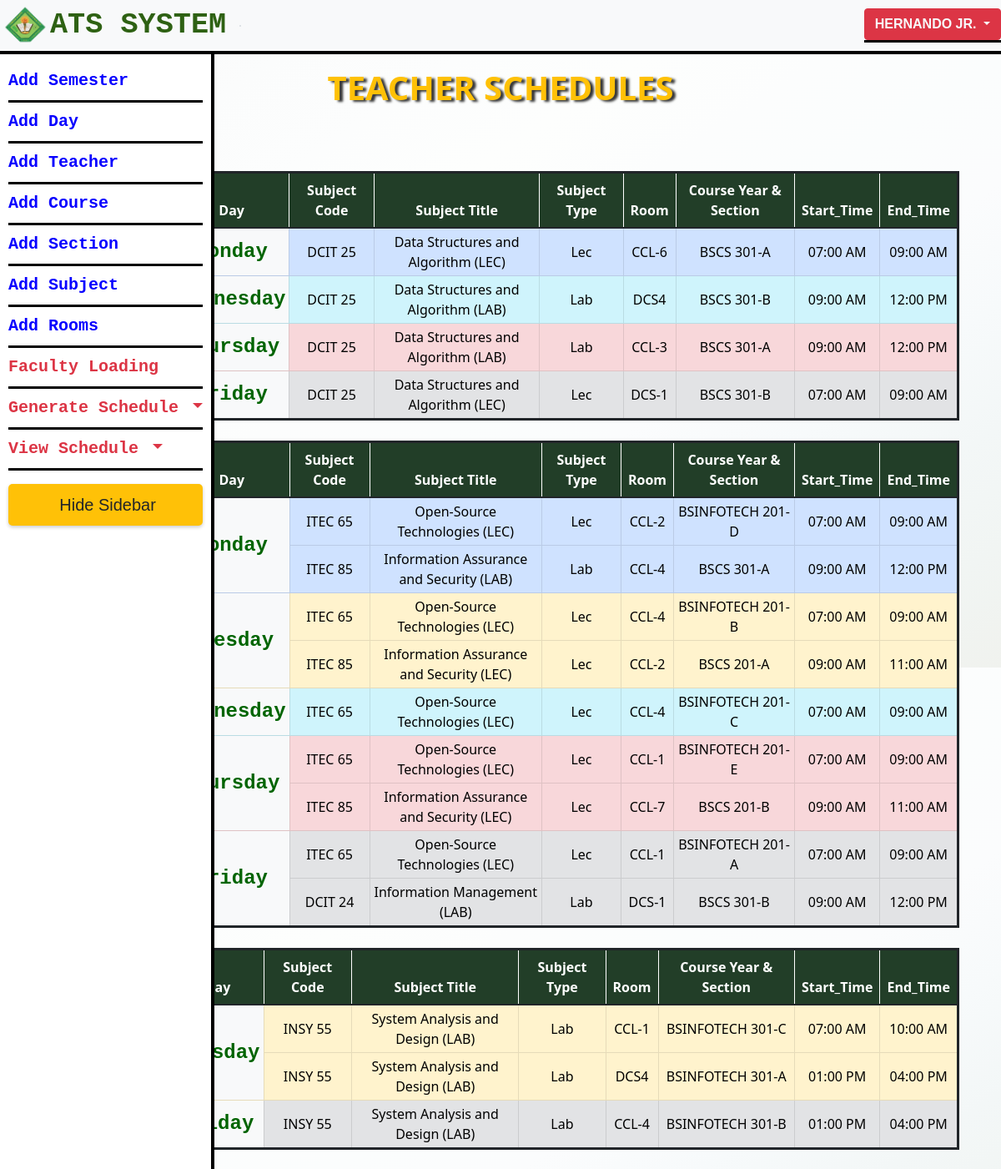
Page /view_teacher_schedule.php (signed in, upper part) on the committed database.
### tables this page shows
CREATE TABLE `users` (
  `id` int(11) NOT NULL,
  `name` varchar(255) NOT NULL,
  `email` varchar(255) NOT NULL,
  `password` varchar(255) NOT NULL,
  `login_attempts` int(11) DEFAULT 0,
  `last_failed_login` timestamp NULL DEFAULT NULL
);

CREATE TABLE `faculty_loadings` (
  `id` int(11) NOT NULL,
  `schedcode` varchar(10) NOT NULL,
  `teacher` varchar(255) NOT NULL,
  `subject_code` varchar(255) NOT NULL,
  `subject_description` varchar(255) NOT NULL,
  `subject_type` enum('Lec','Lab') DEFAULT NULL,
  `subject_units` int(11) NOT NULL,
  `subject_hours` double DEFAULT NULL,
  `section_name` varchar(50) DEFAULT NULL,
  `course_name` varchar(50) DEFAULT NULL,
  `section_year` varchar(255) DEFAULT NULL,
  `course_year_section` varchar(255) NOT NULL,
  `start_time` time DEFAULT NULL,
  `end_time` time DEFAULT NULL,
  `day` varchar(10) DEFAULT NULL,
  `room_name` varchar(255) NOT NULL,
  `room_type` varchar(255) NOT NULL
);

### view_teacher_schedule.php (the view, shortened to what this page needs)
<?php
include 'database_connection.php';
include 'index.php';
echo '
<!DOCTYPE html>
<html>
<head>
    <link rel="stylesheet" href="https://cdnjs.cloudflare.com/ajax/libs/bootstrap/5.0.2/css/bootstrap.min.css">
    <h1 style="  text-shadow: 4px 2px 3px rgba(0, .5, 0, .80);" class="fw-bolder text-center text-warning mt-3 text-outline">TEACHER SCHEDULES</H1>
<script>
// Handle Ctrl+P key press event
document.addEventListener("keydown", function(event) {
    if (event.ctrlKey && event.key === "p" || "P") {
        event.preventDefault(); // Prevent default print action
        window.location.href = "view_teacher_generatePDF.php"; // Redirect to generatePDF.php
    }
});
</script>';
function calculateRowspan($teacher, $day) {
    global $conn;
    $countQuery = "SELECT COUNT(*) AS num_rows FROM faculty_loadings WHERE teacher = '$teacher' AND day = '$day'";
    $countResult = $conn->query($countQuery);
    if ($countResult !== false && $countResult->num_rows > 0) {
        $countRow = $countResult->fetch_assoc();
        return $countRow['num_rows'];
    }
    return 1;
}
$sql = "SELECT DISTINCT teacher FROM faculty_loadings ORDER BY teacher ASC";
$result = $conn->query($sql);
if ($result !== false && $result->num_rows > 0) {
    echo '<div class="container print-page">';
    while ($row = $result->fetch_assoc()) {
        $teacher = $row['teacher'];
        $sql = "SELECT * FROM faculty_loadings WHERE teacher = '$teacher' ORDER BY FIELD(day, 'Monday', 'Tuesday', 'Wednesday', 'Thursday', 'Friday'), start_time, end_time";
        $scheduleResult = $conn->query($sql);
if ($scheduleResult !== false && $scheduleResult->num_rows > 0) {
    echo '<table class="table mt-4 print-table table-bordered table table-hover">';
    echo '<thead class="fw-bolder bg-dark text-light"><tr><th>Teacher</th><th>Day</th><th>Subject Code</th><th>Subject Title</th><th>Subject Type</th></th><th>Room</th><th>Course Year & Section</th><th>Start_Time</th><th>End_Time</th></tr></thead>';
    echo '<tbody>';
    $firstRow = true;
$previousDay = "";
while ($scheduleRow = $scheduleResult->fetch_assoc()) {
    $day = $scheduleRow['day'];
    $bgColorClass = '';
    if ($day == 'Monday') {
        $bgColorClass = 'table-primary';
    } elseif ($day == 'Tuesday') {
        $bgColorClass = 'table-warning';
    } elseif ($day == 'Wednesday') {
        $bgColorClass = 'table-info';
    } elseif ($day == 'Thursday') {
        $bgColorClass = 'table-danger';
    } elseif ($day == 'Friday') {
        $bgColorClass = 'table-secondary';
    }
    echo '<tr class="' . $bgColorClass . '">';
    if ($firstRow) {
        $firstRow = false;
        echo '<td class="header_row bg-light" rowspan="' . $scheduleResult->num_rows . '">' . $teacher . '</td>';
    }
    if ($day != $previousDay) {
        $rowspan = calculateRowspan($teacher, $day);
        echo '<td class="header_row bg-light" rowspan="' . $rowspan . '">' . $day . '</td>';
    }
    echo '<td>' . $scheduleRow['subject_code'] . '</td>';
    echo '<td>' . $scheduleRow['subject_description'] . '</td>';
    echo '<td>' . $scheduleRow['subject_type'] . '</td>';
    echo '<td>' . $scheduleRow['room_name'] . '</td>';
    echo '<td>' . $scheduleRow['course_year_section'] . '</td>';
    $start_time = date("h:i A", strtotime($scheduleRow['start_time']));
    $end_time = date("h:i A", strtotime($scheduleRow['end_time']));
    echo '<td>' . $start_time . '</td>';
    echo '<td>' . $end_time . '</td>';
    echo '</tr>';
    $previousDay = $day;
}
}
    }
}

### index.php (shortened to what this page needs)
<?php
include 'database_connection.php';
?>
<!doctype html>
<html lang="en">
<head>
    <link href="https://cdn.jsdelivr.net/npm/bootstrap@5.0.2/dist/css/bootstrap.min.css" rel="stylesheet"
>
    <link rel="stylesheet" href="css/index.css">
    <link rel="stylesheet" href="https://cdn.jsdelivr.net/npm/bootstrap@5.1.3/dist/css/bootstrap.min.css"
>
</head>
<body style="background-color: #d5fefd; background-image: linear-gradient(to left top, #f0f2ee, #f1f5f3, #f3f7f7, #f7fafb, #fbfcfd, #fbfdfd, #fcfdfd, #fdfefd, #fcfdfd, #fbfcfc, #fafafa, #f9f9f9);"
    class="d-flex flex-column min-vh-100" ;>
    <nav class="navbar navbar-expand bg-light sticky-top">
        <a class="navbar-brand" href="dashboard.php">
            <div class="d-flex align-items-center">
            <img src="logos/CVSU_LOGO.png" alt="Logo" id="logo" class="sidebar-toggle-image">
                </div>
                <span class="navbar-brand-label"
                        style="color: #2e6113; font-family: Consolas, monospace; font-size: 2.2rem;">ATS SYSTEM</span>
        </a>
        <div class=" bg-gray text-warning border ms-12  fw-bolder ">
            <?php
            if (isset($_SESSION['user_id'])) {
                $user_id = $_SESSION['user_id'];
                $sql = "SELECT * FROM users WHERE id='$user_id'";
                $result = mysqli_query($conn, $sql);
                $user_data = mysqli_fetch_assoc($result);
            }
            ?>
        </div>
        <div class="navbar-nav ms-auto">
            <li class="nav-item dropdown">
                <div class="dropdown">
                    <button class="fw-bolder btn btn-danger  text-center text-light dropdown-toggle" type="button"
                        id="userDropdown" data-bs-toggle="dropdown" aria-expanded="false">
                        <?php echo $user_data['name']; ?>
                    </button>
                </div>
        </div>
    </nav>
    <div class="container-fluid wrapper">
        <div class="d-flex content">
            <div class="sidebar">
                <ul class="navbar-nav">
                    <li class="nav-item">
                        <a class="nav-link hover-color" href="semester_list.php">Add Semester</a>
                    </li>
                    <li class="nav-item">
                        <a class="nav-link hover-color" href="days_list.php">Add Day</a>
                    </li>
                    <li class="nav-item">
                        <a class="nav-link hover-color" href="teacher_list.php">Add Teacher</a>
                    </li>
                    <li class="nav-item">
                        <a class="nav-link hover-color" href="course_list.php">Add Course</a>
                    </li>
                    <li class="nav-item">
                        <a class="nav-link hover-color" href="section_list.php">Add Section</a>
                    </li>
                    <li class="nav-item">
                        <a class="nav-link hover-color" href="subject_list.php">Add Subject</a>
                    </li>
                    <li class="nav-item">
                        <a class="nav-link hover-color" href="room_list.php">Add Rooms</a>
                    </li>
                    <li class="nav-item">
                        <a class="nav-link hover-color text-danger" href="faculty_loading_list.php">Faculty Loading</a>
                    </li>
                    <li class="nav-item dropdown">
                        <a class="nav-link hover-color dropdown-toggle text-danger" href="#" id="scheduleDropdown" role="button"
                            data-bs-toggle="dropdown" aria-expanded="false">
                            Generate Schedule
                        </a>
                    </li>
                </ul>
                <li class="nav-item dropdown">
                    <a class="nav-link hover-color dropdown-toggle text-danger" href="#" id="scheduleDropdown" role="button"
                        data-bs-toggle="dropdown" aria-expanded="false">
                        View Schedule
                    </a>
                </li>
                <button id="hideSidebar" class="sidebar-toggle btn-warning text-dark text-center mt-3"
                    style="padding: 10px 20px; border-radius: 5px; border: none; cursor: pointer; transition: background-color 0.3s; box-shadow: 0 2px 4px rgba(0, 0, 0, 0.2);">
                    <i class="fas fa-bars" style="margin-right: 5px;"></i> Hide Sidebar
                </button>
            </div>
        </div>
    </div>
</body>
</html>

### css/index.css (style rules this page uses)
.navbar-brand img { max-width: 3em; height: auto; }
.navbar-nav { display: flex; flex-wrap: wrap; font-size: 20px; font-family: "Gill Sans", "Gill Sans MT", Calibri, "Trebuchet MS", sans-serif; }
.navbar { height: 65px; border-bottom: 4px solid #000000; }
.sidebar { position: fixed; top: 64px; bottom: 0; left: 0; overflow-x: hidden; transition: 0.5s; padding: 10px; border-right: 4px solid #000000; background-color: rgb(255, 255, 255); }
.nav-item { border-bottom: 3px solid #000000; margin: 0; text-align: left; }
.nav-link { font-weight: bold; font-family: Consolas, monospace; color: rgb(8, 0, 255) !important; background-color:rgb(255, 255, 255); }
.navbar-brand-label { color: #050505; font-size: 25px; font-family: Arial, sans-serif; font-weight: bold; }
.navbar-brand { display: flex; align-items: center; }

### view_teacher_schedule.php (style rules this page uses)
.table-bordered { border: .2rem solid; text-align: center; vertical-align: middle; }
.header_row { color: darkgreen; font-family: consolas ; text-align: center; font-size: 2rem; vertical-align: middle; }
.print-page { padding: 20px; }
.print-table { width: 100%; border-collapse: collapse; page-break-before: always; }
.print-table:not(:first-of-type) { page-break-inside: avoid; }
.print-table thead th { font-weight: bold; background-color: #223e28; color: #fff; }
.print-table tbody td { padding: 4px; }
.header_row { color: darkgreen; text-align: center; vertical-align: middle; font-family:monospace; font-size:1.5rem; font-weight:bold; }
.bg-dark { background-color: yellow; }

### rows in the picture
users: name "HERNANDO JR."
faculty_loadings: day "Monday", subject_code "DCIT 25", subject_description "Data Structures and Algorithm (LEC)", subject_type "Lec", room_name "CCL-6", course_year_section "BSCS 301-A", start_time "07:00 AM", end_time "09:00 AM"
faculty_loadings: day "Wednesday", subject_code "DCIT 25", subject_description "Data Structures and Algorithm (LAB)", subject_type "Lab", room_name "DCS4", course_year_section "BSCS 301-B", start_time "09:00 AM", end_time "12:00 PM"
faculty_loadings: day "Thursday", subject_code "DCIT 25", subject_description "Data Structures and Algorithm (LAB)", subject_type "Lab", room_name "CCL-3", course_year_section "BSCS 301-A", start_time "09:00 AM", end_time "12:00 PM"
faculty_loadings: day "Friday", subject_code "DCIT 25", subject_description "Data Structures and Algorithm (LEC)", subject_type "Lec", room_name "DCS-1", course_year_section "BSCS 301-B", start_time "07:00 AM", end_time "09:00 AM"
faculty_loadings: day "Monday", subject_code "ITEC 65", subject_description "Open-Source Technologies (LEC)", subject_type "Lec", room_name "CCL-2", course_year_section "BSINFOTECH 201-D", start_time "07:00 AM", end_time "09:00 AM"
faculty_loadings: subject_code "ITEC 85", subject_description "Information Assurance and Security (LAB)", subject_type "Lab", room_name "CCL-4", course_year_section "BSCS 301-A", start_time "09:00 AM", end_time "12:00 PM"
faculty_loadings: day "Tuesday", subject_code "ITEC 65", subject_description "Open-Source Technologies (LEC)", subject_type "Lec", room_name "CCL-4", course_year_section "BSINFOTECH 201-B", start_time "07:00 AM", end_time "09:00 AM"
faculty_loadings: subject_code "ITEC 85", subject_description "Information Assurance and Security (LEC)", subject_type "Lec", room_name "CCL-2", course_year_section "BSCS 201-A", start_time "09:00 AM", end_time "11:00 AM"
faculty_loadings: day "Wednesday", subject_code "ITEC 65", subject_description "Open-Source Technologies (LEC)", subject_type "Lec", room_name "CCL-4", course_year_section "BSINFOTECH 201-C", start_time "07:00 AM", end_time "09:00 AM"
faculty_loadings: day "Thursday", subject_code "ITEC 65", subject_description "Open-Source Technologies (LEC)", subject_type "Lec", room_name "CCL-1", course_year_section "BSINFOTECH 201-E", start_time "07:00 AM", end_time "09:00 AM"
faculty_loadings: subject_code "ITEC 85", subject_description "Information Assurance and Security (LEC)", subject_type "Lec", room_name "CCL-7", course_year_section "BSCS 201-B", start_time "09:00 AM", end_time "11:00 AM"
faculty_loadings: day "Friday", subject_code "ITEC 65", subject_description "Open-Source Technologies (LEC)", subject_type "Lec", room_name "CCL-1", course_year_section "BSINFOTECH 201-A", start_time "07:00 AM", end_time "09:00 AM"
faculty_loadings: subject_code "DCIT 24", subject_description "Information Management (LAB)", subject_type "Lab", room_name "DCS-1", course_year_section "BSCS 301-B", start_time "09:00 AM", end_time "12:00 PM"
faculty_loadings: day "Tuesday", subject_code "INSY 55", subject_description "System Analysis and Design (LAB)", subject_type "Lab", room_name "CCL-1", course_year_section "BSINFOTECH 301-C", start_time "07:00 AM", end_time "10:00 AM"
faculty_loadings: subject_code "INSY 55", subject_description "System Analysis and Design (LAB)", subject_type "Lab", room_name "DCS4", course_year_section "BSINFOTECH 301-A", start_time "01:00 PM", end_time "04:00 PM"
faculty_loadings: day "Friday", subject_code "INSY 55", subject_description "System Analysis and Design (LAB)", subject_type "Lab", room_name "CCL-4", course_year_section "BSINFOTECH 301-B", start_time "01:00 PM", end_time "04:00 PM"
